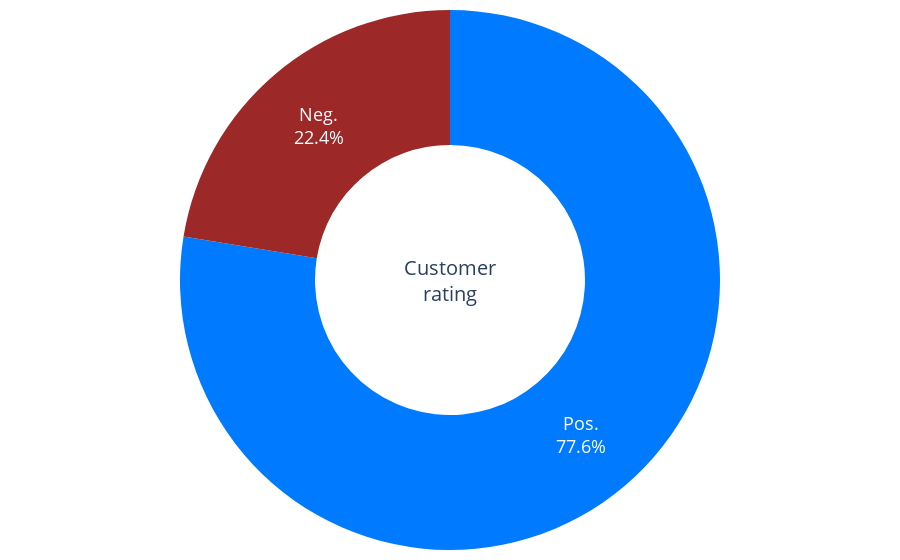

The code cell stored with this chart in its notebook:
### Code cell
my_reviews_sent_textblob = getSentimentAnalysis(my_reviews, 'textblob')
my_reviews_subj_textblob = getSentimentAnalysis(my_reviews, 'subjective')
my_reviews_sent_vader    = getSentimentAnalysis(my_reviews, 'vader')

print('True polarities given by the Amazon rating score')
fig1 = sentimetsDonutChart(my_reviews_sent_textblob['rating'], ['Pos.','Neg.'], 'Customer<br />rating', 20, ['#007bff','#9c2828'] )
display(fig1)

print('TextBlob Sentiment Polarities')
fig2 = sentimetsDonutChart(my_reviews_sent_textblob['polarity_title_text_textblob'], ['Pos.','Neg.'], 'Polarity', 20, ['#6495ed','#b35050'] )
display(fig2)

print('TextBlob Sentiment subjectivity')
fig3 = sentimetsDonutChart(my_reviews_subj_textblob['subjectivity_title_text_textblob'], ['Obj.','Subj.'], 'Subjectivity', 20, ['#6868a3','#9cba95'] )
display(fig3)

print('Vader Sentiment Polarities')
fig4 = sentimetsDonutChart(my_reviews_sent_vader['polarity_title_text_vader'], ['Pos.','Neg.'], 'Polarity', 20, ['#6495ed','#b35050'] )
display(fig4)

### Figure 1 — Plotly figure (JSON) as saved in the notebook; plotly's stock layout.template omitted (floating-point values rounded to 4 significant figures)
{"data": [{"hole": 0.5, "labels": ["Pos.", "Neg."], "marker": {"colors": ["#007bff", "#9c2828"]}, "textfont": {"size": 18}, "textinfo": "label+percent", "type": "pie", "values": [2121, 613]}], "layout": {"annotations": [{"font": {"size": 20}, "showarrow": false, "text": "Customer<br />rating", "x": 0.5, "y": 0.5}], "margin": {"b": 10, "l": 0, "r": 0, "t": 10}, "showlegend": false}}
